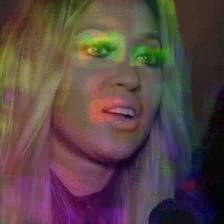
#> input picture frame 10 of contextual-cross-modal-attention/output_optical_flow_blended_real.mp4, 224 x 224 px, given in place of 00162.mp4, which was not available
$ python blenoverlay-optiflow.py
#> lines starting #> are read from the running program, lines starting #| are printed output that depends on the picture; pictures that were not available may be replaced by others from this repository, and a replacement may not be noted
import cv2
import numpy as np

# Function to compute optical flow between two frames
def compute_optical_flow(prev_frame, next_frame):
    prev_gray = cv2.cvtColor(prev_frame, cv2.COLOR_BGR2GRAY)
    next_gray = cv2.cvtColor(next_frame, cv2.COLOR_BGR2GRAY)

    flow = cv2.calcOpticalFlowFarneback(prev_gray, next_gray, None, 0.5, 3, 15, 3, 5, 1.2, 0)

    return flow

# Read input video
input_video_path = '/home/UNT/vk0318/Documents/Work/Code/MultiModal-DeepFake/datasets/00162.mp4'
cap = cv2.VideoCapture(input_video_path)

# Get video properties
frame_width = int(cap.get(cv2.CAP_PROP_FRAME_WIDTH))
frame_height = int(cap.get(cv2.CAP_PROP_FRAME_HEIGHT))
fps = int(cap.get(cv2.CAP_PROP_FPS))
num_frames = int(cap.get(cv2.CAP_PROP_FRAME_COUNT))

# Create VideoWriter object to save optical flow
output_video_path = 'output_optical_flow_blended_real.mp4'
fourcc = cv2.VideoWriter_fourcc(*'mp4v')
out = cv2.VideoWriter(output_video_path, fourcc, fps, (frame_width, frame_height))

# Read first frame
ret, prev_frame = cap.read()
#> prev_frame is the input picture: shape (224, 224, 3); mean B, G, R 68.6, 70, 89.3

# Iterate through frames
while True:
    ret, next_frame = cap.read()
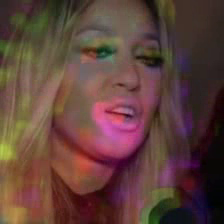
#> input picture frame 11 of contextual-cross-modal-attention/output_optical_flow_blended_real.mp4, 224 x 224 px, given in place of 00162.mp4, which was not available
#> next_frame is the input picture: shape (224, 224, 3); mean B, G, R 58.5, 65.1, 95.2
    if not ret:
        break

    # Compute optical flow
    flow = compute_optical_flow(prev_frame, next_frame)
#> in compute_optical_flow, `next_gray = cv2.cvtColor(next_frame, cv2.COLOR_BGR2GRAY)`:
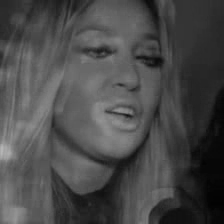
#> next_gray: shape (224, 224); min 2, max 181, mean 73.3

    # Convert flow to color image for visualization
    hsv = np.zeros_like(prev_frame)
    hsv[..., 1] = 255

    mag, ang = cv2.cartToPolar(flow[..., 0], flow[..., 1])
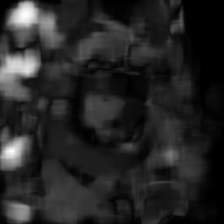
#> mag: shape (224, 224) float32; min 2.28e-07, max 12.48, mean 1.85; drawn with min black and max white
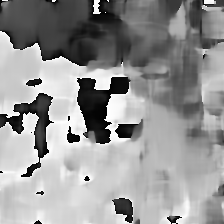
#> ang: shape (224, 224) float32; min 4.66e-05, max 6.28, mean 3.68; drawn with min black and max white
    hsv[..., 0] = ang * 180 / np.pi / 2
    hsv[..., 2] = cv2.normalize(mag, None, 0, 255, cv2.NORM_MINMAX)
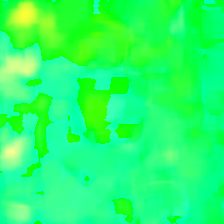
#> hsv: shape (224, 224, 3); mean of channels 0, 1, 2 105, 255, 37.3; drawn as B, G, R
    flow_rgb = cv2.cvtColor(hsv, cv2.COLOR_HSV2BGR)
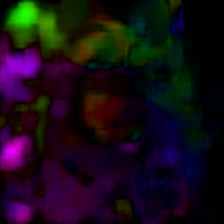
#> flow_rgb: shape (224, 224, 3); mean B, G, R 22.2, 12.4, 23

    # Blend optical flow with original frame
    blended_frame = cv2.addWeighted(prev_frame, 0.5, flow_rgb, 0.5, 0)
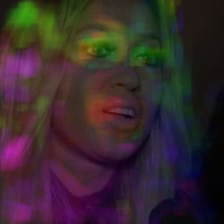
#> blended_frame: shape (224, 224, 3); mean B, G, R 45.4, 41.2, 56.1

    # Write blended frame to output video
    out.write(blended_frame)

    # Update previous frame
    prev_frame = next_frame

# Release VideoCapture and VideoWriter objects
cap.release()
out.release()
cv2.destroyAllWindows()

print("Optical flow video saved successfully!")

$ run again, starting later in the video
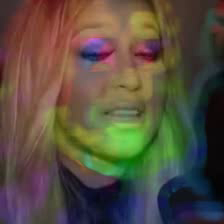
#> input picture frame 48 of contextual-cross-modal-attention/output_optical_flow_blended_real.mp4, 224 x 224 px, given in place of 00162.mp4, which was not available
#> prev_frame is the input picture: shape (224, 224, 3); mean B, G, R 62.8, 77.8, 87.1
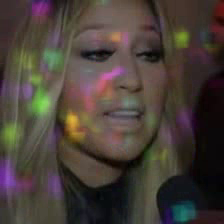
#> input picture frame 49 of contextual-cross-modal-attention/output_optical_flow_blended_real.mp4, 224 x 224 px, given in place of 00162.mp4, which was not available
#> next_frame is the input picture: shape (224, 224, 3); mean B, G, R 56, 62.8, 72.6
#> `blended_frame = cv2.addWeighted(prev_frame, 0.5, flow_rgb, 0.5, 0)`:
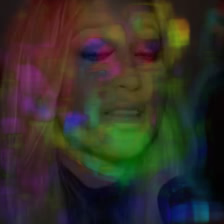
#> blended_frame: shape (224, 224, 3); mean B, G, R 39.3, 46.8, 51.7

$ run again, starting later in the video
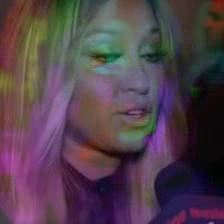
#> input picture frame 86 of contextual-cross-modal-attention/output_optical_flow_blended_real.mp4, 224 x 224 px, given in place of 00162.mp4, which was not available
#> prev_frame is the input picture: shape (224, 224, 3); mean B, G, R 76.1, 64.6, 82.6
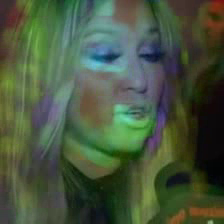
#> input picture frame 87 of contextual-cross-modal-attention/output_optical_flow_blended_real.mp4, 224 x 224 px, given in place of 00162.mp4, which was not available
#> next_frame is the input picture: shape (224, 224, 3); mean B, G, R 62.6, 86.1, 71.7
#> `blended_frame = cv2.addWeighted(prev_frame, 0.5, flow_rgb, 0.5, 0)`:
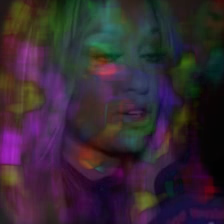
#> blended_frame: shape (224, 224, 3); mean B, G, R 51.4, 39.2, 53.7
